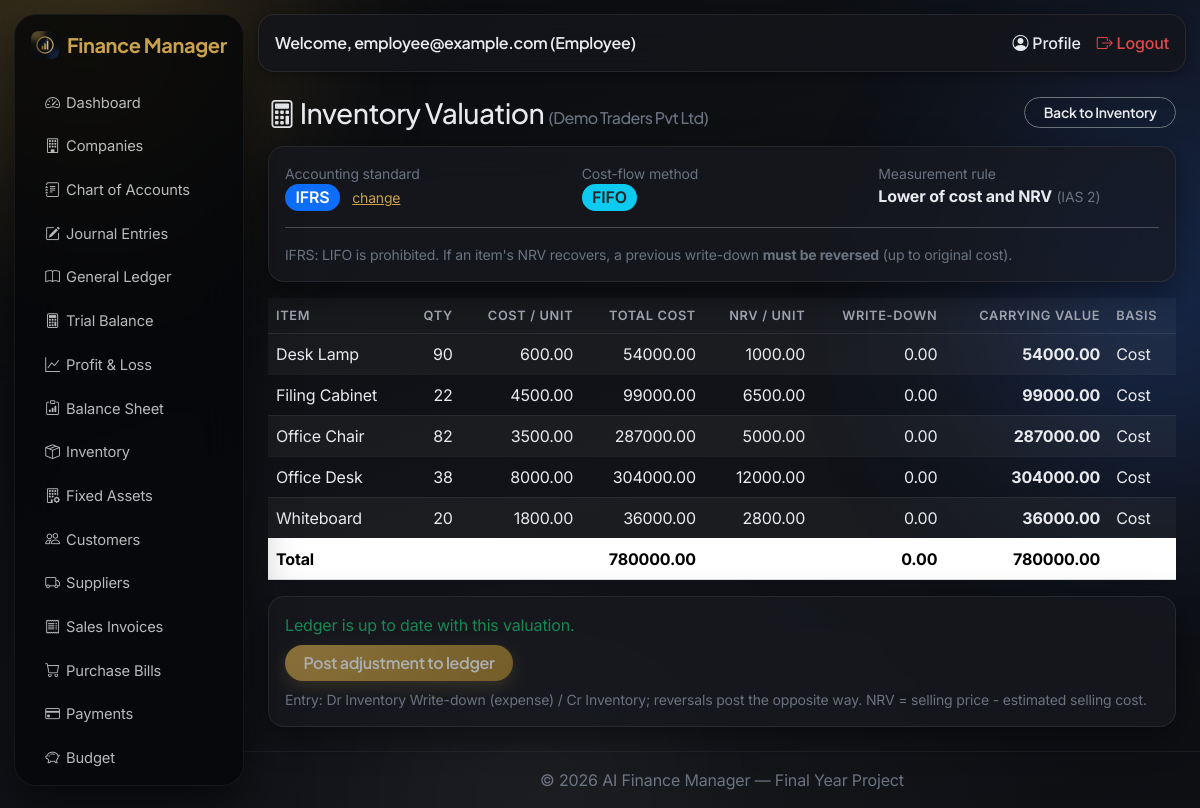
The page /inventory/valuation/ (signed in) on the database its author committed.
### accounts/models.py (models this page shows, shortened)
class User(AbstractUser):
    class Role(models.TextChoices):
        SUPER_ADMIN = 'SUPER_ADMIN', 'Super Admin'
        COMPANY_OWNER = 'COMPANY_OWNER', 'Company Owner'
        ACCOUNTANT = 'ACCOUNTANT', 'Accountant'
        EMPLOYEE = 'EMPLOYEE', 'Employee'
    role = models.CharField(max_length=20, choices=Role.choices, default=Role.COMPANY_OWNER)
    email = models.EmailField(unique=True)
    phone = models.CharField(max_length=20, blank=True)
    profile_picture = models.ImageField(upload_to='profile_pics/', blank=True, null=True)

### companies/models.py (models this page shows, shortened)
class Company(models.Model):
    owner = models.ForeignKey(settings.AUTH_USER_MODEL, on_delete=models.CASCADE, related_name='companies')
    name = models.CharField(max_length=200)
    country = models.CharField(max_length=100)
    currency = models.CharField(max_length=10, default='USD')
    fiscal_year_start = models.DateField()
    class Standard(models.TextChoices):
        IFRS = 'IFRS', 'IFRS'
        GAAP = 'GAAP', 'US GAAP'
    class InventoryMethod(models.TextChoices):
        FIFO = 'FIFO', 'FIFO (First-In, First-Out)'
        LIFO = 'LIFO', 'LIFO (Last-In, First-Out) - US GAAP only'
        WAC = 'WAC', 'Weighted Average Cost'
    accounting_standard = models.CharField(
        max_length=20, choices=Standard.choices, default=Standard.IFRS,
        help_text='Controls how inventory is valued and how the Balance Sheet / Income Statement are presented.',
    )
    inventory_method = models.CharField(
        max_length=10, choices=InventoryMethod.choices, default=InventoryMethod.FIFO,
        help_text='Cost-flow method. LIFO is prohibited under IFRS (IAS 2).',
    )
    logo = models.ImageField(upload_to='company_logos/', blank=True, null=True)
    address = models.CharField(max_length=255, blank=True)
    phone = models.CharField(max_length=20, blank=True)
    email = models.EmailField(blank=True)
    created_at = models.DateTimeField(auto_now_add=True)
    staff = models.ManyToManyField(
        settings.AUTH_USER_MODEL, blank=True, related_name='member_companies',
        help_text='Accountants/Employees granted access to this company.',
    )
    class Meta:
        verbose_name_plural = 'Companies'
        ordering = ['-created_at']
    @property
    def is_ifrs(self):
        return self.accounting_standard != self.Standard.GAAP
    @property
    def standard_label(self):
        return 'IFRS' if self.is_ifrs else 'US GAAP'

### inventory/models.py (models this page shows, shortened)
class InventoryItem(models.Model):
    company = models.ForeignKey(Company, on_delete=models.CASCADE, related_name='inventory_items')
    item_name = models.CharField(max_length=150)
    sku = models.CharField(max_length=50)
    quantity = models.PositiveIntegerField(default=0)
    unit_price = models.DecimalField(max_digits=12, decimal_places=2)
    cost_price = models.DecimalField(max_digits=12, decimal_places=2)
    selling_price = models.DecimalField(max_digits=12, decimal_places=2)
    low_stock_threshold = models.PositiveIntegerField(default=10)
    selling_cost = models.DecimalField(
        max_digits=12, decimal_places=2, default=0,
        help_text='Estimated cost to sell one unit (commission, delivery...). Used for Net Realisable Value.',
    )
    recorded_writedown = models.DecimalField(max_digits=14, decimal_places=2, default=0, editable=False)
    created_at = models.DateTimeField(auto_now_add=True)
    class Meta:
        unique_together = ('company', 'sku')
        ordering = ['item_name']

### inventory/views.py (the view)
# urls.py: path('valuation/', views.valuation_report, name='valuation'),
@login_required
def valuation_report(request):
    company = get_active_company(request)
    if not company:
        messages.warning(request, 'Please create a company first.')
        return redirect('companies:create')
    data = valuation.value_inventory(company)
    return render(request, 'inventory/valuation.html', {
        'company': company, 'data': data,
        'method_label': valuation.METHOD_LABELS[data['method']],
        'method_overridden': data['method'] != company.inventory_method,
        'ifrs': company.is_ifrs,
    })

### accounting/views.py (called while the page is built)
def get_active_company(request):
    accessible = user_accessible_companies(request.user)
    company_id = request.session.get('active_company_id')
    company = None
    if company_id:
        company = accessible.filter(pk=company_id).first()
    if not company:
        company = accessible.first()
        if company:
            request.session['active_company_id'] = company.pk
    return company

### accounts/permissions.py (called while the page is built)
def is_super_admin(user):
    return user.is_authenticated and user.role == user.Role.SUPER_ADMIN

def user_accessible_companies(user):
    from companies.models import Company
    if is_super_admin(user):
        return Company.objects.all()
    return Company.objects.filter(models_q_owner_or_staff(user)).distinct()

def models_q_owner_or_staff(user):
    from django.db.models import Q
    return Q(owner=user) | Q(staff=user)

### inventory/valuation.py (called while the page is built)
def q(x):
    return Decimal(x).quantize(CENT, rounding=ROUND_HALF_UP)

def allowed_methods(company):
    return ['FIFO', 'WAC'] if company.is_ifrs else ['FIFO', 'LIFO', 'WAC']

def effective_method(company):
    return company.inventory_method if company.inventory_method in allowed_methods(company) else 'FIFO'

def _cost_total(item, method):
    qty = item.quantity
    if qty <= 0:
        return ZERO, False
    lots = list(item.lots.all())
    if method == 'WAC':
        lot_qty = sum(l.quantity for l in lots)
        if lot_qty > 0:
            avg = sum(l.quantity * l.unit_cost for l in lots) / Decimal(lot_qty)
            return q(avg * qty), lot_qty < qty
        return q(item.cost_price * qty), True
    ordered = sorted(lots, key=lambda l: (l.date, l.id), reverse=(method == 'FIFO'))
    remaining, total = qty, ZERO
    for lot in ordered:
        take = min(remaining, lot.quantity)
        total += take * lot.unit_cost
        remaining -= take
        if remaining == 0:
            break
    estimated = remaining > 0
    if estimated:
        total += remaining * item.cost_price      # units with no purchase layer
    return q(total), estimated

### inventory/templates/inventory/valuation.html (shortened to what this page needs)
{% extends 'base.html' %}
{% block content %}
<div class="d-flex justify-content-between align-items-center mb-3">
    <h3 class="mb-0"><i class="bi bi-calculator"></i> Inventory Valuation
        {% if company %}<small class="text-muted fs-6">({{ company.name }})</small>{% endif %}</h3>
    <a href="{% url 'inventory:item_list' %}" class="btn btn-outline-secondary btn-sm">Back to Inventory</a>
</div>
<div class="card p-3 mb-3">
    <div class="row g-3">
        <div class="col-md-4"><div class="text-muted small">Accounting standard</div>
            <span class="badge bg-primary fs-6">{{ company.standard_label }}</span>
            <a href="{% url 'companies:update' company.pk %}" class="small ms-2">change</a></div>
        <div class="col-md-4"><div class="text-muted small">Cost-flow method</div>
            <span class="badge bg-info text-dark fs-6">{{ method_label }}</span>
            {% if method_overridden %}<div class="text-danger small">Saved method is not allowed under IFRS - FIFO is used.</div>{% endif %}</div>
        <div class="col-md-4"><div class="text-muted small">Measurement rule</div>
            {% if ifrs %}<strong>Lower of cost and NRV</strong> <span class="text-muted small">(IAS 2)</span>
            {% elif data.method == 'LIFO' %}<strong>Lower of cost and market</strong> <span class="text-muted small">(ASC 330)</span>
            {% else %}<strong>Lower of cost and NRV</strong> <span class="text-muted small">(ASC 330)</span>{% endif %}</div>
    </div>
    <hr>
    <div class="small text-muted">
        {% if ifrs %}
            IFRS: LIFO is prohibited. If an item's NRV recovers, a previous write-down <strong>must be reversed</strong> (up to original cost).
        {% else %}
            US GAAP: LIFO is allowed. A write-down creates a new cost basis and is <strong>never reversed</strong>, even if NRV recovers.
        {% endif %}
    </div>
</div>
<div class="table-responsive">
<table class="table table-striped bg-white shadow-sm align-middle">
    <thead><tr>
        <th>Item</th><th class="text-end">Qty</th><th class="text-end">Cost / unit</th><th class="text-end">Total cost</th>
        <th class="text-end">NRV / unit</th>{% if data.method == 'LIFO' and not ifrs %}<th class="text-end">Market / unit</th>{% endif %}
        <th class="text-end">Write-down</th><th class="text-end">Carrying value</th><th>Basis</th>
    </tr></thead>
    <tbody>
    {% for r in data.rows %}
        <tr class="{% if r.writedown %}table-warning{% endif %}">
            <td>{{ r.item.item_name }}{% if r.estimated %} <span class="badge bg-secondary" title="Some units have no purchase layer; costed at the item's cost price.">est.</span>{% endif %}</td>
            <td class="text-end">{{ r.qty }}</td>
            <td class="text-end">{{ r.cost_unit }}</td>
            <td class="text-end">{{ r.cost_total }}</td>
            <td class="text-end">{{ r.nrv_unit }}</td>
            <td class="text-end">{{ r.writedown }}</td>
            <td class="text-end fw-bold">{{ r.carrying_total }}</td>
            <td>{{ r.basis }}</td>
        </tr>
    {% empty %}
        <tr><td colspan="9" class="text-center text-muted">No inventory items yet.</td></tr>
    {% endfor %}
    </tbody>
    <tfoot><tr class="fw-bold">
        <td>Total</td><td></td><td></td><td class="text-end">{{ data.total_cost }}</td><td></td>
        <td class="text-end">{{ data.total_writedown }}</td><td class="text-end">{{ data.total_carrying }}</td><td></td>
    </tr></tfoot>
</table>
</div>
<div class="card p-3">
    {% if data.net_to_post > 0 %}
        <p class="mb-2">A write-down of <strong>{{ data.net_to_post }}</strong> has not been posted to the ledger yet.</p>
    {% elif data.net_to_post < 0 %}
        <p class="mb-2">NRV has recovered: a reversal of <strong>{{ data.net_to_post }}</strong> is due (allowed under IFRS only).</p>
    {% else %}
        <p class="mb-2 text-success">Ledger is up to date with this valuation.</p>
    {% endif %}
    <form method="post" action="{% url 'inventory:post_valuation' %}" onsubmit="return confirm('Post this inventory adjustment to the General Ledger?');">
        <button class="btn btn-primary" {% if not data.net_to_post %}disabled{% endif %}>Post adjustment to ledger</button>
    </form>
    <div class="text-muted small mt-2">Entry: Dr Inventory Write-down (expense) / Cr Inventory{% if ifrs %}; reversals post the opposite way{% endif %}.
        NRV = selling price - estimated selling cost.</div>
</div>
{% endblock %}

### templates/base.html (shortened to what this page needs)
<!DOCTYPE html>
<html lang="en">
<head>
    {% load static %}
    <link href="https://cdn.jsdelivr.net/npm/bootstrap@5.3.3/dist/css/bootstrap.min.css" rel="stylesheet">
    <link rel="stylesheet" href="https://cdn.jsdelivr.net/npm/bootstrap-icons@1.11.3/font/bootstrap-icons.css">
    <link rel="stylesheet" href="https://cdn.datatables.net/1.13.8/css/dataTables.bootstrap5.min.css">
    <link rel="stylesheet" href="{% load static %}{% static 'css/style.css' %}">
</head>
<body>
<div class="aurora-blob b1"></div>
<div class="aurora-blob b2"></div>
<div class="aurora-blob b3"></div>
{% if user.is_authenticated %}
<div class="d-flex">
    <nav class="sidebar bg-dark text-white p-3" id="sidebarNav" style="width:230px;">
        <h5 class="mb-4 d-flex align-items-center gap-2">
            <img src="{% static 'img/logo.png' %}" alt="AI Finance Manager" style="width:28px;height:28px;border-radius:7px;">
            Finance Manager
        </h5>
        <ul class="nav nav-pills flex-column gap-1">
            <li class="nav-item"><a class="nav-link text-white" href="{% url 'dashboard:home' %}"><i class="bi bi-speedometer2"></i> Dashboard</a></li>
            <li class="nav-item"><a class="nav-link text-white" href="{% url 'companies:list' %}"><i class="bi bi-building"></i> Companies</a></li>
            <li class="nav-item"><a class="nav-link text-white" href="{% url 'accounting:account_list' %}"><i class="bi bi-journal-text"></i> Chart of Accounts</a></li>
            <li class="nav-item"><a class="nav-link text-white" href="{% url 'accounting:journal_list' %}"><i class="bi bi-pencil-square"></i> Journal Entries</a></li>
            <li class="nav-item"><a class="nav-link text-white" href="{% url 'accounting:ledger' %}"><i class="bi bi-book"></i> General Ledger</a></li>
            <li class="nav-item"><a class="nav-link text-white" href="{% url 'accounting:trial_balance' %}"><i class="bi bi-calculator"></i> Trial Balance</a></li>
            <li class="nav-item"><a class="nav-link text-white" href="{% url 'accounting:profit_and_loss' %}"><i class="bi bi-graph-up"></i> Profit &amp; Loss</a></li>
            <li class="nav-item"><a class="nav-link text-white" href="{% url 'accounting:balance_sheet' %}"><i class="bi bi-clipboard-data"></i> Balance Sheet</a></li>
            <li class="nav-item"><a class="nav-link text-white" href="{% url 'inventory:item_list' %}"><i class="bi bi-box-seam"></i> Inventory</a></li>
            <li class="nav-item"><a class="nav-link text-white" href="{% url 'assets:asset_list' %}"><i class="bi bi-building-gear"></i> Fixed Assets</a></li>
            <li class="nav-item"><a class="nav-link text-white" href="{% url 'transactions:customer_list' %}"><i class="bi bi-people"></i> Customers</a></li>
            <li class="nav-item"><a class="nav-link text-white" href="{% url 'transactions:supplier_list' %}"><i class="bi bi-truck"></i> Suppliers</a></li>
            <li class="nav-item"><a class="nav-link text-white" href="{% url 'transactions:invoice_list' %}"><i class="bi bi-receipt"></i> Sales Invoices</a></li>
            <li class="nav-item"><a class="nav-link text-white" href="{% url 'transactions:bill_list' %}"><i class="bi bi-cart"></i> Purchase Bills</a></li>
            <li class="nav-item"><a class="nav-link text-white" href="{% url 'transactions:payment_list' %}"><i class="bi bi-credit-card"></i> Payments</a></li>
            <li class="nav-item"><a class="nav-link text-white" href="{% url 'transactions:budget_list' %}"><i class="bi bi-piggy-bank"></i> Budget</a></li>
            <li class="nav-item"><a class="nav-link text-white" href="{% url 'reports:ai_dashboard' %}"> AI Reports</a></li>
        </ul>
    </nav>
    <div class="flex-grow-1">
        <nav class="navbar navbar-expand navbar-light bg-white border-bottom px-3">
            <span class="navbar-text">Welcome, {{ user.username }} ({{ user.get_role_display }})</span>
            <div class="ms-auto d-flex gap-3">
                <a href="{% url 'accounts:profile' %}" class="text-decoration-none"><i class="bi bi-person-circle"></i> Profile</a>
                <a href="{% url 'accounts:logout' %}" class="text-decoration-none text-danger"><i class="bi bi-box-arrow-right"></i> Logout</a>
            </div>
        </nav>
        <div class="p-4">
            {% block content %}{% endblock %}
        </div>
        <footer class="text-center text-muted py-3 border-top">
            &copy; {% now "Y" %} AI Finance Manager — Final Year Project
        </footer>
    </div>
</div>
{% else %}
    {% block auth_content %}{% endblock %}
{% endif %}
</body>
</html>

### rows shown on the page
User: username "employee@example.com", role "Employee"
Company: name "Demo Traders Pvt Ltd", standard_label "IFRS", inventory_method "FIFO"
InventoryItem: item.item_name "Desk Lamp", qty "90", cost_unit "600.00", cost_total "54000.00", nrv_unit "1000.00", writedown "0.00", carrying_total "54000.00", basis "Cost"
InventoryItem: item.item_name "Filing Cabinet", qty "22", cost_unit "4500.00", cost_total "99000.00", nrv_unit "6500.00", writedown "0.00", carrying_total "99000.00", basis "Cost"
InventoryItem: item.item_name "Office Chair", qty "82", cost_unit "3500.00", cost_total "287000.00", nrv_unit "5000.00", writedown "0.00", carrying_total "287000.00", basis "Cost"
InventoryItem: item.item_name "Office Desk", qty "38", cost_unit "8000.00", cost_total "304000.00", nrv_unit "12000.00", writedown "0.00", carrying_total "304000.00", basis "Cost"
InventoryItem: item.item_name "Whiteboard", qty "20", cost_unit "1800.00", cost_total "36000.00", nrv_unit "2800.00", writedown "0.00", carrying_total "36000.00", basis "Cost"

### other values the page prints
{{ data.total_cost }} "780000.00"
{{ data.total_writedown }} "0.00"
{{ data.total_carrying }} "780000.00"
